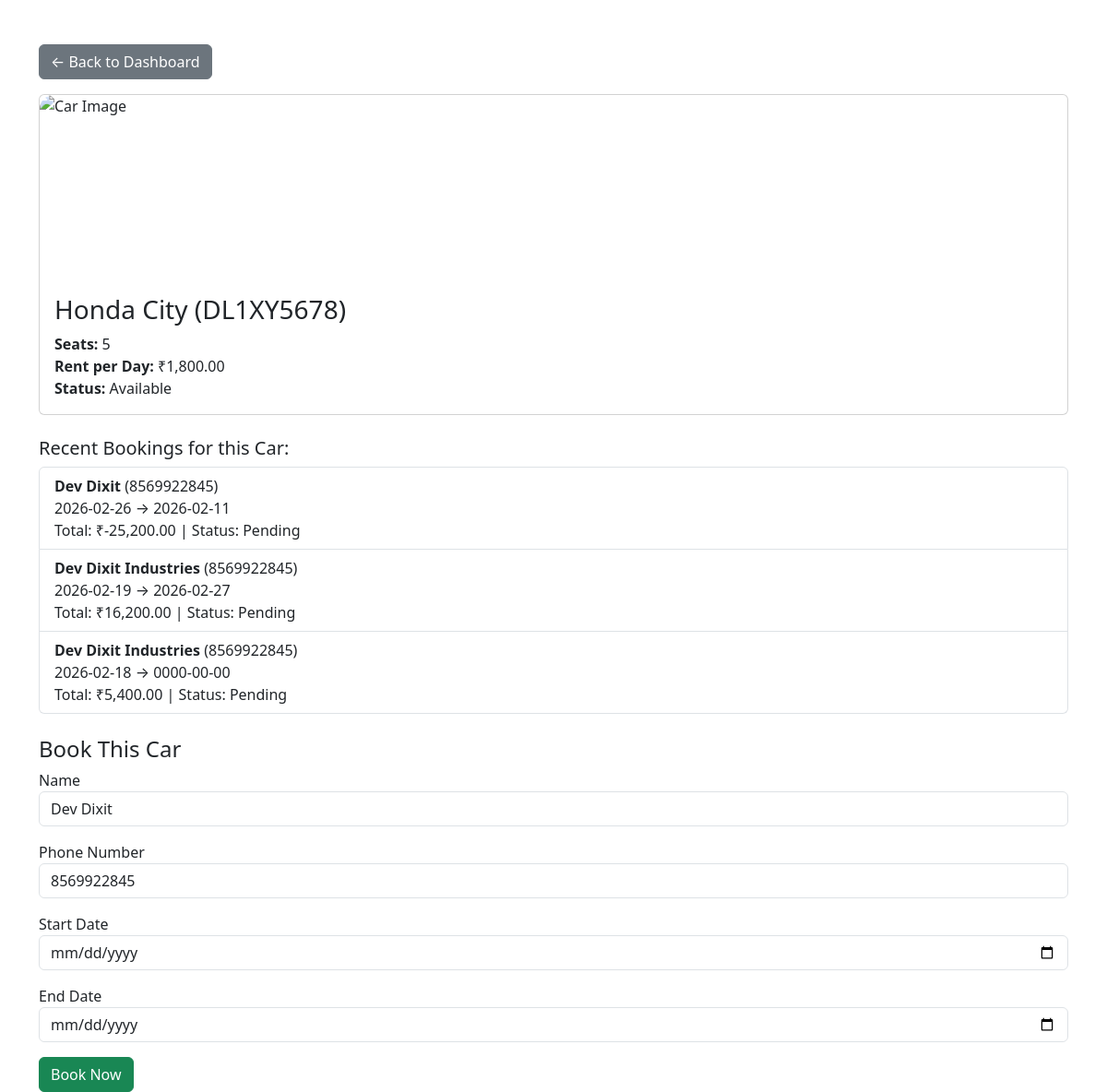
/customer/book_car.php?id=2 (signed in), run on the app's committed database.
### tables this page shows
CREATE TABLE `cars` (
  `id` int(11) NOT NULL,
  `agency_id` int(11) NOT NULL,
  `vehicle_model` varchar(100) NOT NULL,
  `vehicle_number` varchar(50) NOT NULL,
  `seating_capacity` int(11) NOT NULL,
  `rent_per_day` decimal(10,2) NOT NULL,
  `status` enum('available','sold') DEFAULT 'available',
  `created_at` timestamp NOT NULL DEFAULT current_timestamp()
);

CREATE TABLE `bookings` (
  `id` int(11) NOT NULL,
  `car_id` int(11) NOT NULL,
  `user_id` int(11) NOT NULL,
  `customer_name` varchar(255) DEFAULT NULL,
  `customer_phone` varchar(20) DEFAULT NULL,
  `booking_date` date NOT NULL,
  `return_date` date DEFAULT NULL,
  `total_amount` double DEFAULT NULL,
  `amount_due` decimal(10,2) DEFAULT NULL,
  `status` enum('pending','confirmed','completed','cancelled') DEFAULT 'pending',
  `created_at` timestamp NOT NULL DEFAULT current_timestamp()
);

CREATE TABLE `users` (
  `id` int(11) NOT NULL,
  `name` varchar(100) NOT NULL,
  `email` varchar(100) NOT NULL,
  `phone` varchar(20) DEFAULT NULL,
  `password` varchar(255) NOT NULL,
  `role` enum('customer','agency') NOT NULL DEFAULT 'customer',
  `created_at` timestamp NOT NULL DEFAULT current_timestamp()
);

### customer/book_car.php (the view, shortened to what this page needs)
<?php
include("../config/db.php");
$customer_id = $_SESSION['user_id'];
$car_id = $_GET['id'] ?? null;
$stmt = $conn->prepare("SELECT * FROM cars WHERE id=?");
$stmt->bind_param("i", $car_id);
$stmt->execute();
$car = $stmt->get_result()->fetch_assoc();
$stmt2 = $conn->prepare("SELECT * FROM users WHERE id=?");
$stmt2->bind_param("i", $customer_id);
$stmt2->execute();
$customer = $stmt2->get_result()->fetch_assoc();
$stmt3 = $conn->prepare("SELECT * FROM bookings WHERE car_id=? ORDER BY booking_date DESC LIMIT 3");
$stmt3->bind_param("i", $car_id);
$stmt3->execute();
$recent_bookings = $stmt3->get_result();
?>
<!DOCTYPE html>
<html>
<head>
    <link href="https://cdn.jsdelivr.net/npm/bootstrap@5.3.0/dist/css/bootstrap.min.css" rel="stylesheet">
</head>
<body>
<div class="container mt-5">
    <a href="dashboard.php" class="btn btn-secondary mb-3">← Back to Dashboard</a>
    <div class="card mb-4">
        <img src="https://images.unsplash.com/photo-1503376780353-7e6692767b70" class="card-img-top" alt="Car Image">
        <div class="card-body">
            <h3 class="card-title"><?= htmlspecialchars($car['vehicle_model']); ?> (<?= $car['vehicle_number']; ?>)</h3>
            <p class="card-text">
                <strong>Seats:</strong> <?= htmlspecialchars($car['seating_capacity']); ?><br>
                <strong>Rent per Day:</strong> ₹<?= number_format($car['rent_per_day'],2); ?><br>
                <strong>Status:</strong> <?= ucfirst($car['status']); ?>
            </p>
        </div>
    </div>
    <?php if($recent_bookings->num_rows > 0): ?>
        <h5>Recent Bookings for this Car:</h5>
        <div class="list-group mb-4">
            <?php while($b = $recent_bookings->fetch_assoc()): ?>
                <div class="list-group-item">
                    <strong><?= htmlspecialchars($b['customer_name']); ?></strong> (<?= htmlspecialchars($b['customer_phone']); ?>)
                    <br>
                    <?= $b['booking_date']; ?> → <?= $b['return_date'] ?? 'N/A'; ?>
                    <br>
                    Total: ₹<?= number_format($b['total_amount'],2); ?> | Status: <?= ucfirst($b['status']); ?>
                </div>
            <?php endwhile; ?>
        </div>
    <?php endif; ?>
    <h4>Book This Car</h4>
    <form method="POST">
        <div class="mb-3">
            <label>Name</label>
            <input type="text" name="name" class="form-control" required value="<?= htmlspecialchars($customer['name']); ?>">
        </div>
        <div class="mb-3">
            <label>Phone Number</label>
            <input type="text" name="phone" class="form-control" required value="<?= htmlspecialchars($customer['phone']); ?>">
        </div>
        <div class="mb-3">
            <label>Start Date</label>
            <input type="date" name="booking_date" class="form-control" required>
        </div>
        <div class="mb-3">
            <label>End Date</label>
            <input type="date" name="return_date" class="form-control" required>
        </div>
        <button type="submit" class="btn btn-success">Book Now</button>
    </form>
</div>
</body>
</html>

### customer/book_car.php (style rules this page uses)
.card img { height:200px; object-fit:cover; border-top-left-radius:15px; border-top-right-radius:15px; }

### data on the page
cars: vehicle_model "Honda City", vehicle_number "DL1XY5678", seating_capacity "5", rent_per_day "1,800.00", status "Available"
bookings: customer_name "Dev Dixit", customer_phone "8569922845", booking_date "2026-02-26", return_date "2026-02-11", total_amount "-25,200.00", status "Pending"
bookings: customer_name "Dev Dixit Industries", customer_phone "8569922845", booking_date "2026-02-19", return_date "2026-02-27", total_amount "16,200.00", status "Pending"
bookings: customer_name "Dev Dixit Industries", customer_phone "8569922845", booking_date "2026-02-18", return_date "0000-00-00", total_amount "5,400.00", status "Pending"
users: name "Dev Dixit", phone "8569922845"
